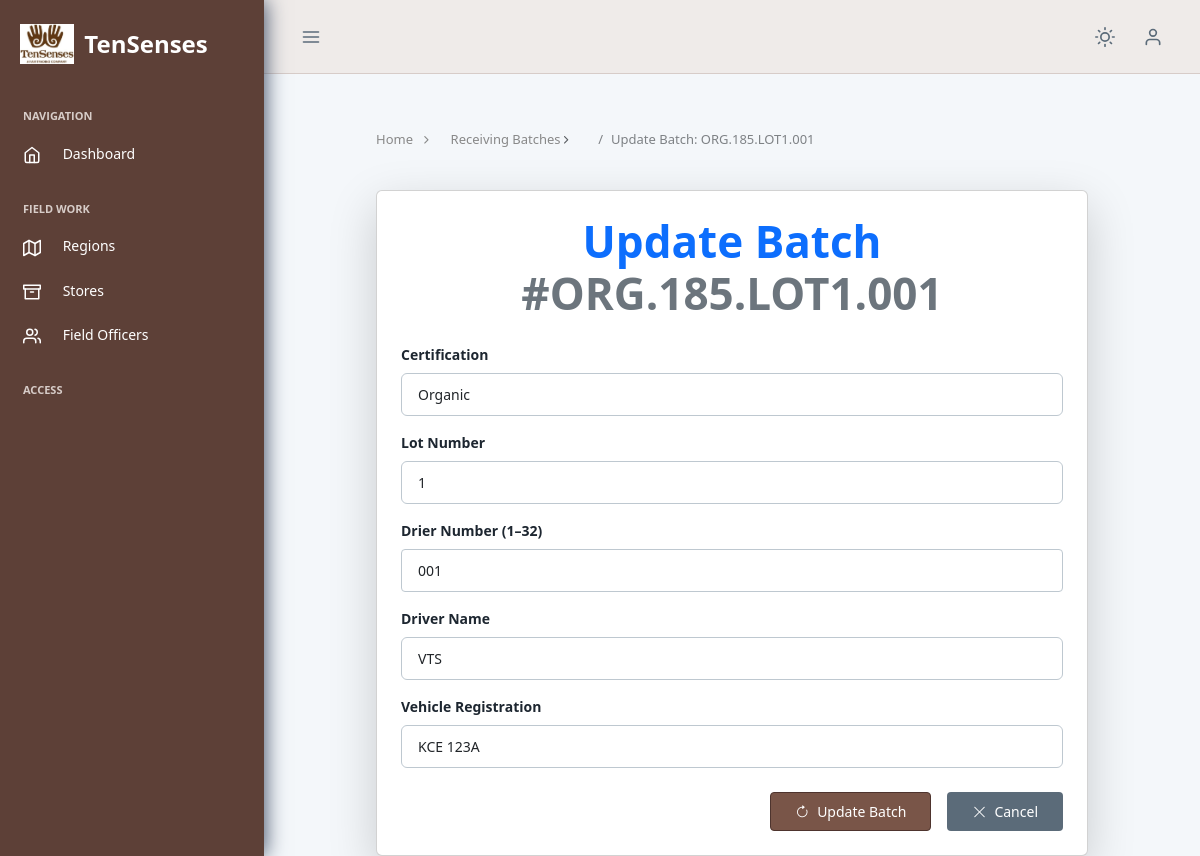
The page /batches/4/update/ (signed in) on the database its author committed.
### inventory/models.py (models this page shows, shortened)
class Batch(models.Model):
    CERT_ORG = 'ORG'
    CERT_CON = 'CON'
    CERTIFICATION_CHOICES = [
        (CERT_ORG, 'Organic'),
        (CERT_CON, 'Conventional'),
    ]
    certification = models.CharField(max_length=3, choices=CERTIFICATION_CHOICES)
    lot_number = models.PositiveIntegerField(
        help_text="Auto-incremented yearly, but editable",
        null=True, blank=True
    )
    drier_number = models.CharField(max_length=3, blank=True, default='00')
    batch_number = models.CharField(max_length=50, unique=True, editable=True)
    created_at = models.DateTimeField(auto_now_add=True, null=True)
    driver_name = models.CharField(max_length=100, null=True, blank=True)
    vehicle_registration = models.CharField(max_length=50, null=True, blank=True)
    no_of_bags = models.PositiveIntegerField(null=True, blank=True)
    total_quantity_received = models.DecimalField(max_digits=10, decimal_places=2, null=True, blank=True)
    created_by = models.ForeignKey(
        get_user_model(),
        on_delete=models.SET_NULL,
        null=True,
        blank=True,
        related_name='batches_created'
    )
    def __init__(self, *args, **kwargs):
        super().__init__(*args, **kwargs)
        self._original_cert = getattr(self, 'certification', None)
        self._original_lot = getattr(self, 'lot_number', None)
        self._original_drier = getattr(self, 'drier_number', None)

### inventory/views.py (the view)
# urls.py: path('batches/<int:pk>/update/', views.update_batch, name='update_batch'),
@login_required
def update_batch(request, pk):
    batch = get_object_or_404(Batch, pk=pk)
    if request.method == 'POST':
        form = BatchForm(request.POST, instance=batch)
        if form.is_valid():
            if form.has_changed():  # Check if any data actually changed
                try:
                    form.save()
                    return redirect('receiving_detail', pk=batch.pk)
                except IntegrityError:
                    form.add_error(None,
                                   "The updated batch details would result in a duplicate batch number. Please change "
                                   "the certification, lot number, or drier number.")
                except Exception as e:
                    form.add_error(None, f"An unexpected error occurred during update: {e}")
            else:
                form.add_error(None, "No changes detected. Please modify the fields to update.")
    else:
        form = BatchForm(instance=batch)
    return render(request, 'inventory/update_batch.html', {'form': form, 'batch': batch})

### inventory/forms.py (shortened to what this page needs)
class BatchForm(forms.ModelForm):
    class Meta:
        model = Batch
        fields = [
            'certification',
            'lot_number',
            'drier_number',
            'driver_name',
            'vehicle_registration',
            'no_of_bags',
            'total_quantity_received'
        ]
        widgets = {
            'certification': forms.Select(attrs={'class': 'form-control rounded-md'}),
            'lot_number': forms.NumberInput(attrs={'class': 'form-control rounded-md'}),
            'drier_number': forms.NumberInput(attrs={
                'class': 'form-control rounded-md',
                'min': 1, 'max': 32
            }),
            'driver_name': forms.TextInput(attrs={'class': 'form-control rounded-md'}),
            'vehicle_registration': forms.TextInput(attrs={'class': 'form-control rounded-md'}),
            'no_of_bags': forms.NumberInput(attrs={'class': 'form-control rounded-md'}),
            'total_quantity_received': forms.NumberInput(attrs={'class': 'form-control rounded-md'}),
        }
    def __init__(self, *args, **kwargs):
        super().__init__(*args, **kwargs)

### templates/inventory/update_batch.html (shortened to what this page needs)
{% extends 'base.html' %}
{% load widget_tweaks %}
{% load crispy_forms_tags %}
{% block content %}
<div class="container">
    <div class="pc-content">
        <div class="page-header">
            <div class="page-block">
                <div class="row align-items-center">
                    <div class="col-md-12">
                        <ul class="breadcrumb">
                            <li class="breadcrumb-item"><a href="{% url 'inventory_home' %}">Home</a></li>
                            <li class="breadcrumb-item"><a href="{% url 'batch_list' %}">Receiving Batches</a></li>
                            <li class="breadcrumb-item active" aria-current="page">Update Batch: {{ batch.batch_number }}</li>
                        </ul>
                    </div>
                </div>
            </div>
        </div>
        <div class="form-container card shadow-lg p-4">
            <h2 class="mb-4 text-center text-primary fw-bold">
                Update Batch <span class="text-secondary">#{{ batch.batch_number }}</span>
            </h2>
            <form method="POST">
                <div class="form-group mb-3">
                    <label for="{{ form.certification.id_for_label }}" class="form-label fw-bold">Certification</label>
                    {{ form.certification|add_class:"form-control" }}
                </div>
                <div class="form-group mb-3">
                    <label for="{{ form.lot_number.id_for_label }}" class="form-label fw-bold">Lot Number</label>
                    {{ form.lot_number|add_class:"form-control" }}
                </div>
                <div class="form-group mb-3">
                    <label for="id_drier_number" class="form-label fw-bold">Drier Number (1–32)</label>
                    <input type="number" name="drier_number" id="id_drier_number"
                           value="{{ form.drier_number.value|default_if_none:'' }}" min="1" max="32"
                           required class="form-control">
                </div>
                <div class="form-group mb-3">
                    <label for="{{ form.driver_name.id_for_label }}" class="form-label fw-bold">Driver Name</label>
                    {{ form.driver_name|add_class:"form-control" }}
                </div>
                <div class="form-group mb-4">
                    <label for="{{ form.vehicle_registration.id_for_label }}" class="form-label fw-bold">Vehicle Registration</label>
                    {{ form.vehicle_registration|add_class:"form-control" }}
                </div>
                <div class="d-flex justify-content-end gap-3">
                    <button type="submit" class="btn btn-primary px-4 py-2">
                        <i class="bi bi-arrow-clockwise me-2"></i>Update Batch
                    </button>
                    <a href="{% url 'batch_list' %}" class="btn btn-secondary px-4 py-2">
                        <i class="bi bi-x-lg me-2"></i>Cancel
                    </a>
                </div>
            </form>
        </div>
    </div>
</div>
{% endblock %}

### templates/base.html (style rules this page uses)
:root { --primary: #795548 !important; --primary-500: #5D4037 !important; --primary-600: #4E342E !important; --primary-700: #3E2723 !important; --primary-400: #8D6E63 !important; --primary-300: #A1887F !important; --pc-theme: #EFEBE9 !important; --pc-sidebar-bg: #5D4037 !important; --pc-sidebar-color: #fff !important; }
.btn-primary { background: var(--primary) !important; border-color: var(--primary-600) !important; }

### rows shown on the page
Batch: batch_number "ORG.185.LOT1.001", certification "Organic", lot_number "1", drier_number "001", driver_name "VTS", vehicle_registration "KCE 123A"
